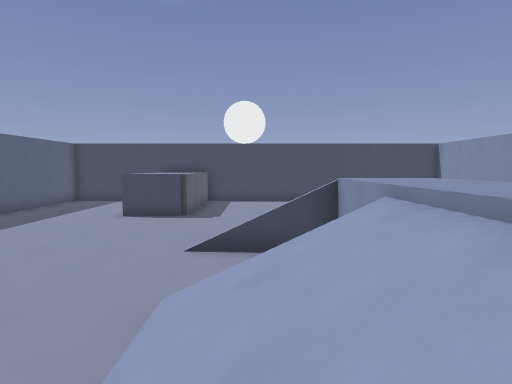
View 1 (above)

13 first-person views from a walk through a Godot game level. The camera is 1.5 m above the floor, tilts 4° down and sees 75° across. The floor is counted in squares, 1.33 m on a side. Each view is taken from the middle of a square. On the plan, view 1 faces up. The plan holds only what a view shows up to about 13 squares ahead; the rest is blank. The place goes on beyond the plan.

View 2
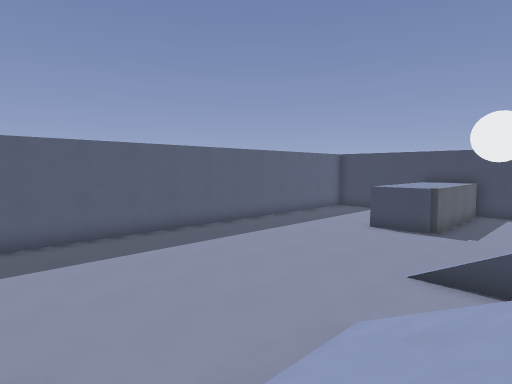

View 3
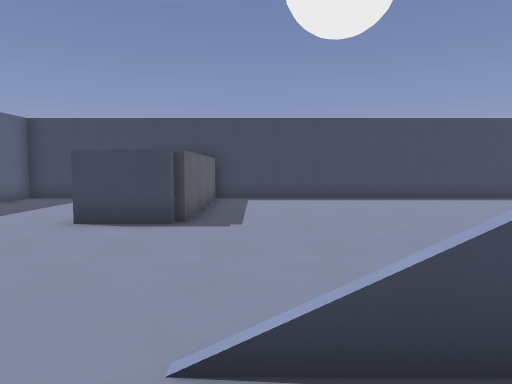

View 4
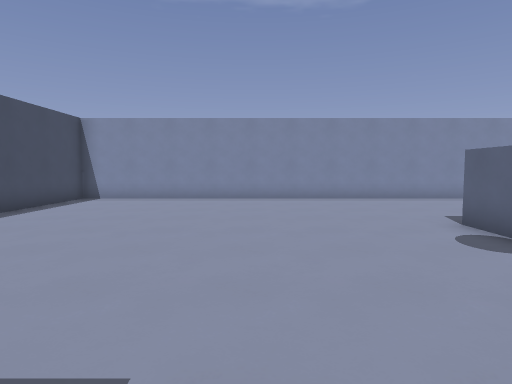

View 5
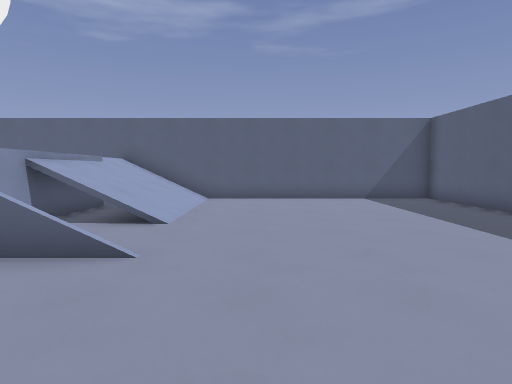

View 6
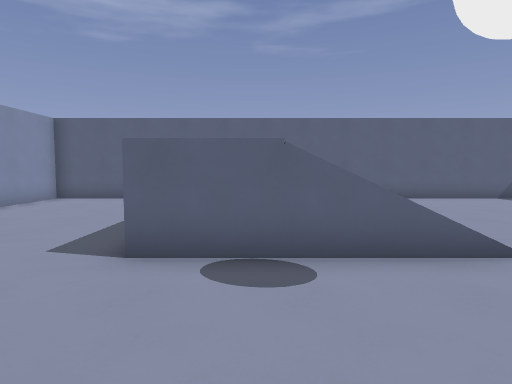

View 7
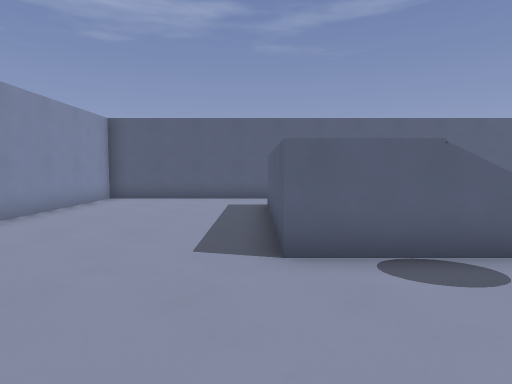

View 8
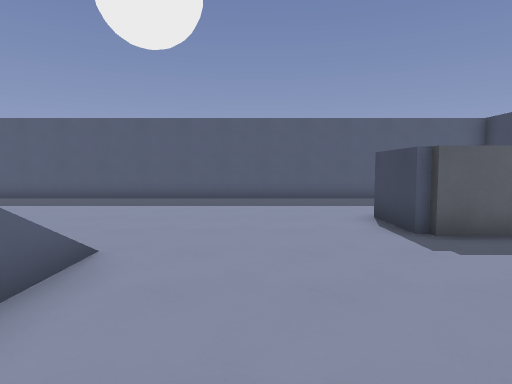

View 9
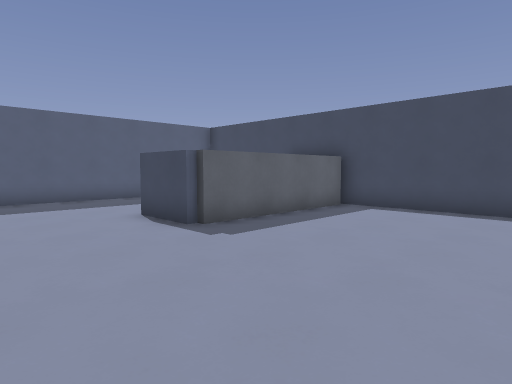

View 10
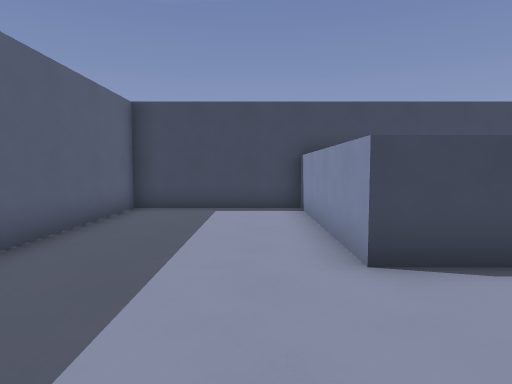

View 11
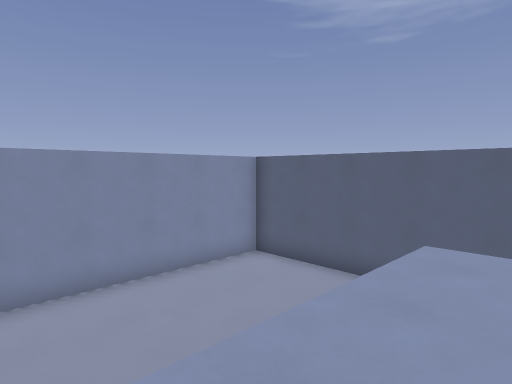

View 12
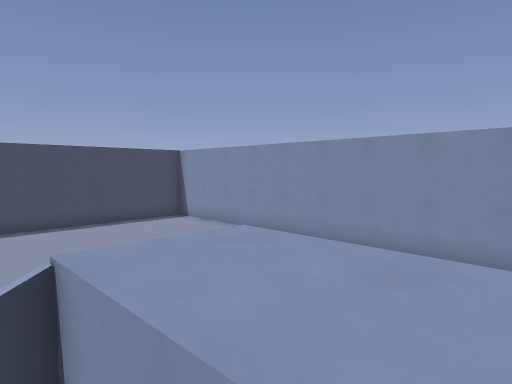

View 13
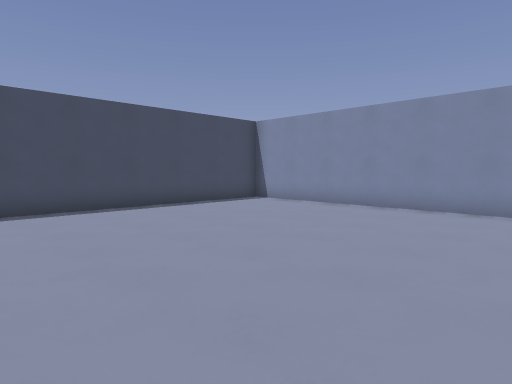

### Floor plan
Key: @ floor where view 1 was taken; # wall or solid block; . main floor; : floor 2 m higher than the main floor; / step, stairs or slope; = window, fence, low wall or low ledge; v drop or lower ground.
Columns run from 10 left of view 1 to 10 right of it. Each row starts with its distance up from view 1.
 18 #####################
 17 #.....##............#
 16 #.....##............#
 15 #.....##............#
 14 #.....##............#
 13 #.....##............#
 12 #.....##............#
 11 #...................#
 10 #...................#
  9 #...................#
  8 #...................#
  7 #.........=#v#......#
  6 #.......... ::......#
  5 #.......... ::......#
  4 #........///::......#
  3 #........///::......#
  2 #........///::......#
  1 #........////#......#
  0 #......../@/. ......#
 -1 #........///. ......#
 -2 #####################

Where each view was taken, in squares from view 1:
view 1: 0 up, 0 right, facing up
view 2: 0 up, 1 right, facing up-left
view 3: 5 up, 1 left, facing up
view 4: 11 up, 3 left, facing right
view 5: 11 up, 3 left, facing down
view 6: 11 up, 2 right, facing down
view 7: 11 up, 4 right, facing down
view 8: 9 up, 3 right, facing left
view 9: 8 up, 3 right, facing up-left
view 10: 8 up, 6 left, facing up
view 11: 6 up, 2 right, facing down-right
view 12: 4 up, 1 right, facing up-right
view 13: 8 up, 0 right, facing up-right
